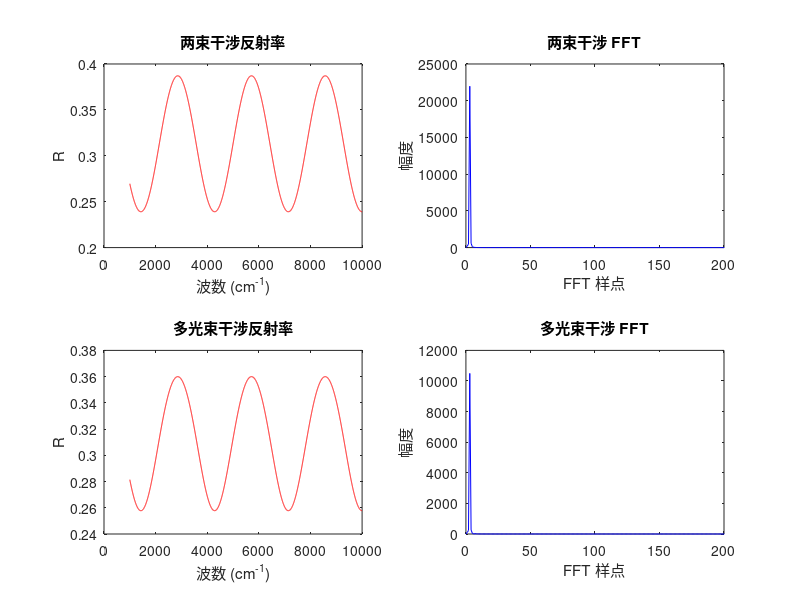

This figure's MATLAB source:
clc; clear; close all;

%% 参数设置
n0 = 1.0;          % 入射介质折射率（空气）
n1 = 3.5;          % 外延层折射率（假设常数）
n2 = 4.0;          % 衬底折射率
d  = 500e-9;       % 外延层厚度 (m)
theta0 = 0;        % 入射角 (弧度)
c = 3e8;

% 波数范围 (cm^-1)  转换成波长范围
nu_min = 1000;     % cm^-1
nu_max = 10000;     % cm^-1
N = 2^12;          % 采样点数
nu = linspace(nu_min,nu_max,N); % 波数 cm^-1
lambda = 1./(nu*100);           % 波长 (m)

% 在薄膜内的传播角度
theta1 = asin(n0/n1 * sin(theta0));

%% 情况1：两束干涉
% 幅值反射系数
r01 = (n0*cos(theta0)-n1*cos(theta1))/(n0*cos(theta0)+n1*cos(theta1));
r12 = (n1*cos(theta1)-n2*cos(theta0))/(n1*cos(theta1)+n2*cos(theta0));

% 只取两束相加：E = r01 + r12*exp(iδ)
delta = 4*pi*n1*d*cos(theta1)./lambda;
E_two = r01 + r12.*exp(1i*delta);
R_two = abs(E_two).^2;

% FFT
R_two_fft = abs(fft(R_two-mean(R_two))).^2;
freq = (0:N-1);  % FFT 样点序号

%% 情况2：多光束干涉（无限几何级数）
% 精确薄膜反射公式（Airy公式）
beta = 2*pi*n1*d*cos(theta1)./lambda; % 相位
r = (r01 + r12.*exp(2i*beta)) ./ (1 + r01.*r12.*exp(2i*beta));
R_multi = abs(r).^2;

% FFT
R_multi_fft = abs(fft(R_multi-mean(R_multi))).^2;

%% 绘图对比
figure;
subplot(2,2,1);
plot(nu,R_two,'r'); xlabel('波数 (cm^{-1})'); ylabel('R');
title('两束干涉反射率');

subplot(2,2,2);
plot(freq,R_two_fft,'b'); xlim([0 200]);
xlabel('FFT 样点'); ylabel('幅度');
title('两束干涉 FFT');

subplot(2,2,3);
plot(nu,R_multi,'r'); xlabel('波数 (cm^{-1})'); ylabel('R');
title('多光束干涉反射率');

subplot(2,2,4);
plot(freq,R_multi_fft,'b'); xlim([0 200]);
xlabel('FFT 样点'); ylabel('幅度');
title('多光束干涉 FFT');
